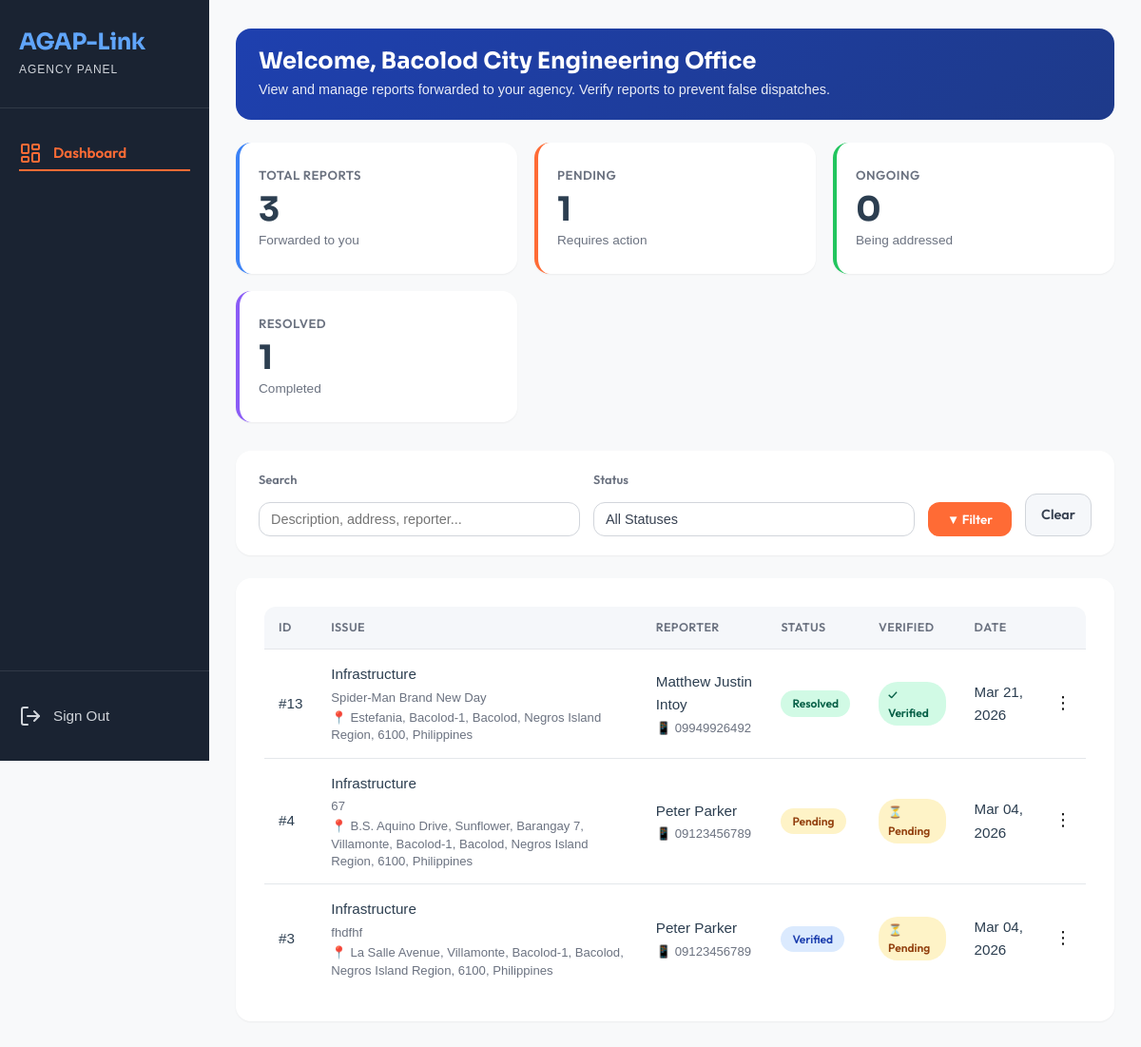
/view/lgu_module/agency_dashboard.php (signed in), run on an earlier commit of the app's database.
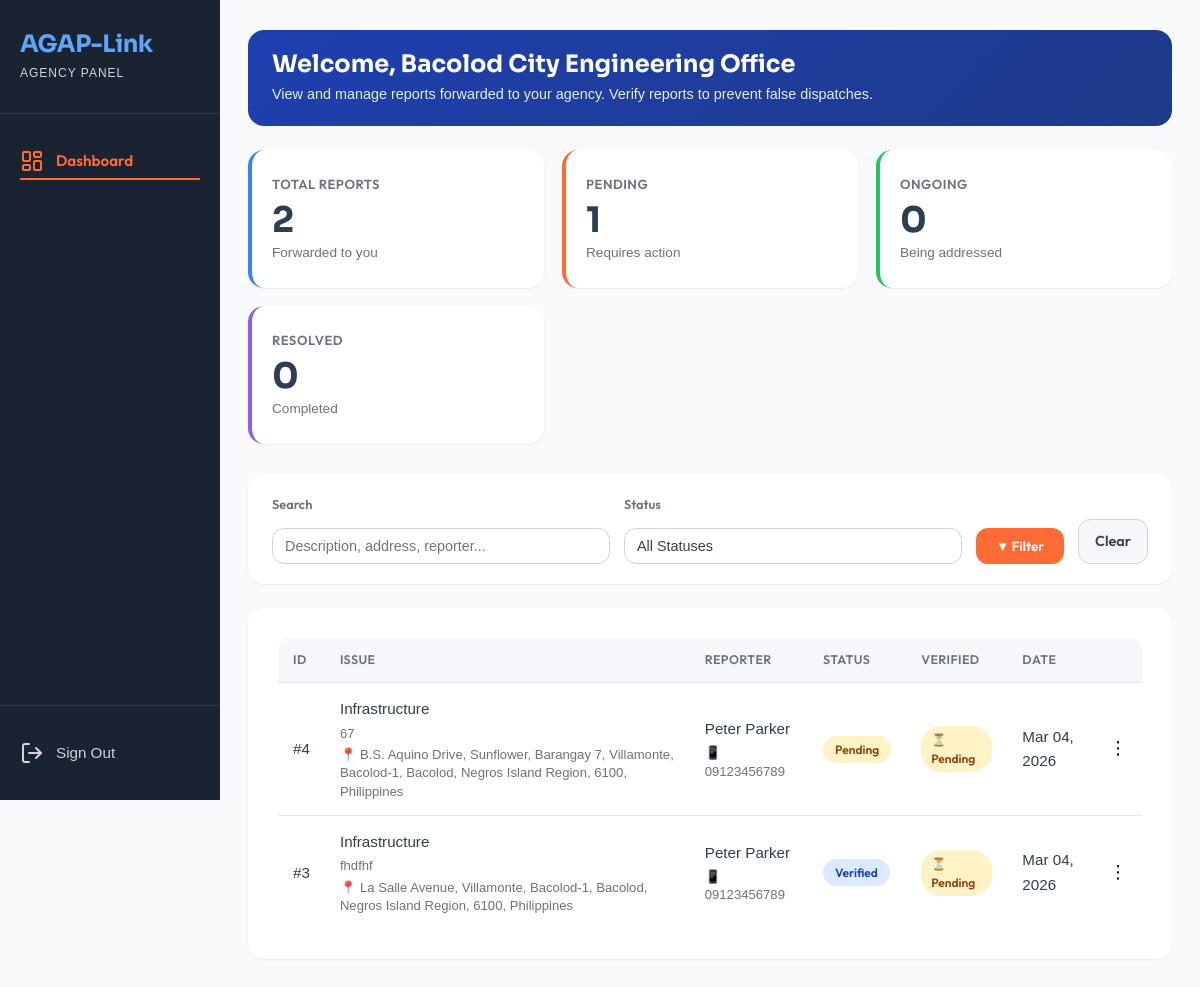
And on a later commit of the database.
### tables this page shows
CREATE TABLE `reports` (
  `report_id` int(11) NOT NULL,
  `user_id` int(11) NOT NULL,
  `category_id` int(11) NOT NULL,
  `assigned_agency_id` int(11) DEFAULT NULL,
  `description` text NOT NULL,
  `address` varchar(255) NOT NULL,
  `photo_path` varchar(255) DEFAULT NULL,
  `gps_lat` decimal(10,8) DEFAULT NULL,
  `gps_long` decimal(11,8) DEFAULT NULL,
  `status` enum('Pending','Verified','Forwarded','Ongoing','Resolved') DEFAULT 'Pending',
  `priority` enum('Low','Medium','Critical') DEFAULT 'Low',
  `created_at` timestamp NOT NULL DEFAULT current_timestamp(),
  `updated_at` timestamp NOT NULL DEFAULT current_timestamp() ON UPDATE current_timestamp(),
  `is_archived` tinyint(1) NOT NULL DEFAULT 0 COMMENT '0 = active, 1 = archived (soft-deleted)',
  `archived_at` datetime DEFAULT NULL,
  `is_verified` tinyint(1) NOT NULL DEFAULT 0,
  `agency_verified_at` datetime DEFAULT NULL
);

CREATE TABLE `categories` (
  `category_id` int(11) NOT NULL,
  `name` varchar(50) NOT NULL,
  `description` text DEFAULT NULL,
  `created_at` timestamp NOT NULL DEFAULT current_timestamp()
);

CREATE TABLE `users` (
  `user_id` int(11) NOT NULL,
  `first_name` varchar(100) NOT NULL,
  `middle_initial` varchar(5) DEFAULT NULL,
  `last_name` varchar(100) NOT NULL,
  `email` varchar(255) NOT NULL,
  `phone_number` varchar(20) NOT NULL,
  `password_hash` varchar(255) NOT NULL,
  `created_at` datetime NOT NULL DEFAULT current_timestamp(),
  `last_login` datetime DEFAULT NULL
);

### model/Report.php (called while the page is built, shortened)
<?php
require_once dirname(__DIR__) . '/config/agaplinkdb.php';
class Report
{
    private $conn;
    public function __construct()
    {
        global $conn;
        $this->conn = $conn;
    }
    public function getAgencyReports(int $agency_id, $filterStatus = '', $filterSearch = '')
    {
        $sql = "SELECT r.*, c.name AS category_name,
                       CONCAT(u.first_name, ' ', IFNULL(CONCAT(u.middle_initial, '. '), ''), u.last_name) AS reporter_name,
                       u.phone_number AS reporter_phone
                FROM reports r
                LEFT JOIN categories c ON r.category_id = c.category_id
                LEFT JOIN users      u ON r.user_id = u.user_id
                WHERE r.assigned_agency_id = ? AND (r.is_archived = 0 OR r.is_archived IS NULL)";
        $params = [$agency_id];
        $sql .= " ORDER BY r.created_at DESC";
        $stmt = $this->conn->prepare($sql);
        $stmt->execute($params);
        return $stmt->fetchAll(PDO::FETCH_ASSOC);
    }
}

### view/lgu_module/agency_dashboard.php (the view, shortened to what this page needs)
<?php
require_once MODEL_PATH . 'Report.php';
$agency_id      = $_SESSION['agency_id'];
$agency_name    = $_SESSION['agency_name'];
$filterStatus = $_GET['status'] ?? '';
$filterSearch  = trim($_GET['search'] ?? '');
$reportModel = new Report();
$agencyReports = $reportModel->getAgencyReports($agency_id, $filterStatus, $filterSearch);
$hasReports   = !empty($agencyReports);
?>
<!DOCTYPE html>
<html lang="en">
<head>
    <link rel="stylesheet" href="<?= ASSET_URL ?>/css/agency_module/agency_module.css">
</head>
<body data-base-url="<?= BASE_URL ?>">
    <div class="dashboard-container">
        <aside class="sidebar">
            <div class="sidebar-header">
                <h1 class="logo" style="color: #60a5fa;">AGAP-Link</h1>
                <p class="user-panel-label">AGENCY PANEL</p>
            </div>
            <nav class="sidebar-nav">
                <a href="<?= BASE_URL ?>/view/lgu_module/agency_dashboard.php" class="nav-item active">
                    <span class="nav-icon"><i data-lucide="layout-dashboard"></i></span>
                    <span>Dashboard</span>
                </a>
            </nav>
            <div class="sidebar-footer">
                <a href="<?= BASE_URL ?>/view/auth/logout.php" class="nav-item logout">
                    <span class="nav-icon"><i data-lucide="log-out"></i></span>
                    <span>Sign Out</span>
                </a>
            </div>
        </aside>
        <main class="main-content page-transition">
            <div class="agency-header">
                <h1>Welcome, <?= htmlspecialchars($agency_name) ?></h1>
                <p>View and manage reports forwarded to your agency. Verify reports to prevent false dispatches.</p>
            </div>
            <div class="stats-grid">
                <?php
                $totalReports   = count($agencyReports);
                $pendingCount   = count(array_filter($agencyReports, fn($r) => $r['status'] === 'Pending'));
                $ongoingCount   = count(array_filter($agencyReports, fn($r) => $r['status'] === 'Ongoing'));
                $resolvedCount  = count(array_filter($agencyReports, fn($r) => $r['status'] === 'Resolved'));
                ?>
                <div class="stat-card stat-card-blue">
                    <div class="stat-label">Total Reports</div>
                    <div class="stat-value"><?= $totalReports ?></div>
                    <div class="stat-sublabel">Forwarded to you</div>
                </div>
                <div class="stat-card stat-card-orange">
                    <div class="stat-label">Pending</div>
                    <div class="stat-value"><?= $pendingCount ?></div>
                    <div class="stat-sublabel">Requires action</div>
                </div>
                <div class="stat-card stat-card-green">
                    <div class="stat-label">Ongoing</div>
                    <div class="stat-value"><?= $ongoingCount ?></div>
                    <div class="stat-sublabel">Being addressed</div>
                </div>
                <div class="stat-card stat-card-purple">
                    <div class="stat-label">Resolved</div>
                    <div class="stat-value"><?= $resolvedCount ?></div>
                    <div class="stat-sublabel">Completed</div>
                </div>
            </div>
            <form method="GET" action="">
                <div class="filter-bar">
                    <div class="form-group">
                        <label for="search">Search</label>
                        <input type="text" id="search" name="search"
                               placeholder="Description, address, reporter..."
                               value="<?= htmlspecialchars($filterSearch) ?>">
                    </div>
                    <div class="form-group">
                        <label for="status">Status</label>
                        <select name="status" id="status">
                            <option value="">All Statuses</option>
                        </select>
                    </div>
                    <button type="submit" class="btn-filter-apply">▼ Filter</button>
                    <a href="<?= BASE_URL ?>/view/lgu_module/agency_dashboard.php" class="btn-clear">Clear</a>
                </div>
            </form>
            <section class="reports-section">
                <?php if (!$hasReports): ?>
                    <div class="empty-state">
                        <div class="empty-icon">📋</div>
                        <p class="empty-message">No reports found<?= ($filterStatus || $filterSearch) ? ' matching your filters.' : ' forwarded to your agency yet.' ?></p>
                    </div>
                <?php else: ?>
                    <div class="table-wrapper">
                        <table class="reports-table">
                            <thead>
                                <tr>
                                    <th>ID</th>
                                    <th>Issue</th>
                                    <th>Reporter</th>
                                    <th>Status</th>
                                    <th>Verified</th>
                                    <th>Date</th>
                                    <th></th>
                                </tr>
                            </thead>
                            <tbody>
                                <?php foreach ($agencyReports as $report): ?>
                                <tr>
                                    <td>#<?= htmlspecialchars($report['report_id']) ?></td>
                                    <td>
                                        <?= htmlspecialchars($report['category_name'] ?? 'General') ?>
                                        <span class="report-cell-sub">
                                            <?= htmlspecialchars(mb_strimwidth($report['description'] ?? '', 0, 60, '…')) ?>
                                        </span>
                                        <span class="report-cell-sub" style="color: #6b7280;">
                                            📍 <?= htmlspecialchars($report['address'] ?? 'No address') ?>
                                        </span>
                                    </td>
                                    <td>
                                        <?= htmlspecialchars($report['reporter_name'] ?? 'N/A') ?>
                                        <span class="report-cell-sub">
                                            📱 <?= htmlspecialchars($report['reporter_phone'] ?? 'N/A') ?>
                                        </span>
                                    </td>
                                    <td>
                                        <?php
                                        $status = strtolower($report['status']);
                                        $statusClass = match ($status) {
                                            'pending'   => 'status-pending',
                                            'ongoing'   => 'status-ongoing',
                                            'verified'  => 'status-verified',
                                            'forwarded' => 'status-forwarded',
                                            'resolved'  => 'status-resolved',
                                            default     => 'status-pending'
                                        };
                                        ?>
                                        <span class="<?= $statusClass ?>"><?= ucfirst($status) ?></span>
                                    </td>
                                    <td>
                                        <?php if ($report['is_verified']): ?>
                                            <span class="verify-badge verify-confirmed">✓ Verified</span>
                                        <?php else: ?>
                                            <span class="verify-badge verify-pending">⏳ Pending</span>
                                        <?php endif; ?>
                                    </td>
                                    <td><?= date('M d, Y', strtotime($report['created_at'])) ?></td>
                                    <td class="action-cell">
                                        <div class="meatballs-container">
                                            <button type="button" class="meatballs-btn">⋮</button>
                                        </div>
                                    </td>
                                </tr>
                                <?php endforeach; ?>
                            </tbody>
                        </table>
                    </div>
                <?php endif; ?>
            </section>
        </main>
    </div>
</body>
</html>

### assets/css/user_module/user_module.css (style rules this page uses)
html, body { width: 100%; overflow-x: hidden; }
* { margin: 0; padding: 0; box-sizing: border-box; }
body { font-family: var(--font-primary); background-color: var(--color-light); color: var(--color-gray-800); line-height: 1.6; }
.dashboard-container { display: flex; min-height: 100vh; }
.sidebar { width: 250px; background-color: var(--color-dark); color: var(--color-white); display: flex; flex-direction: column; position: fixed; top: 0; left: 0; height: 100vh; transition: width 0.3s ease; flex-shrink: 0; z-index: 100; }
.sidebar-header { padding: 30px 20px; border-bottom: 1px solid rgba(255, 255, 255, 0.1); }
.logo { font-size: 1.5rem; font-weight: 700; color: var(--color-primary); margin-bottom: 5px; font-family: var(--font-display); }
.user-panel-label { font-size: 0.75rem; color: var(--color-gray-300); letter-spacing: 1px; }
.sidebar-nav { flex: 1; padding: 20px 0; position: relative; }
.nav-icon { margin-right: 12px; font-size: 1.2rem; }
.sidebar-footer { border-top: 1px solid rgba(255, 255, 255, 0.1); padding: 20px 0; }
.logout { color: var(--color-gray-300); }
.main-content { flex: 1; padding: 30px; min-height: 100vh; }
.stats-grid { display: grid; grid-template-columns: repeat(auto-fit, minmax(250px, 1fr)); gap: 20px; margin-bottom: 40px; }
.stat-card { background: var(--color-white); padding: 20px; border-radius: var(--radius-lg); box-shadow: var(--shadow-sm); border-left: 4px solid; transition: all var(--transition-fast); }
.stat-card-blue { border-left-color: #3b82f6; }
.stat-card-green { border-left-color: var(--color-success); }
.stat-card-orange { border-left-color: var(--color-primary); }
.stat-label { font-size: 0.9rem; color: var(--color-gray-600); margin-bottom: 10px; font-weight: 600; }
.stat-value { font-size: 2.2rem; font-weight: 700; color: var(--color-secondary); margin-bottom: 5px; font-family: var(--font-display); }
.stat-sublabel { font-size: 0.85rem; color: var(--color-gray-600); }
.status-pending { background-color: #fef3c7; color: #92400e; }
.status-verified { background-color: #dbeafe; color: #1e40af; }
.form-group { display: flex; flex-direction: column; gap: 8px; }
@media (min-width: 769px) and (max-width: 1279px) { .sidebar { width: 220px; } }
@media (min-width: 769px) and (max-width: 1279px) { .main-content { margin-left: 220px; padding: 35px 30px; } }
@media (min-width: 769px) and (max-width: 1279px) { .stats-grid { grid-template-columns: repeat(3, 1fr); } }
.page-transition { opacity: 0; transform: translateY(10px); animation: pageFadeIn 1s ease forwards; }
.nav-item { position: relative; display: flex; align-items: center; padding: 15px 20px; font-size: 0.95rem; color: var(--color-gray-300); text-decoration: none; overflow: hidden; border-radius: 8px; z-index: 1; transition: color 0.45s ease, transform 0.25s ease; }
.nav-item::before { content: ""; position: absolute; bottom: 8px; left: 20px; height: 2px; width: calc(100% - 40px); background: var(--color-primary); transform: scaleX(0); transform-origin: left; transition: transform 0.6s cubic-bezier(0.4, 0, 0.2, 1); }
.nav-item.active { color: var(--color-primary); font-weight: 600; }
.nav-item.active::before { transform: scaleX(1); }
.nav-item.logout { color: var(--color-gray-300); }
.nav-item.logout::before { background: #ef4444; }
.sidebar { overflow-y: auto; scroll-behavior: smooth; }
.status-resolved { background-color: #d1fae5; color: #065f46; }

What changed in the data, as far as the page shows it:
removed reports: report_id "13", category.name "Infrastructure", description "Spider-Man Brand New Day", address "Estefania, Bacolod-1, Bacolod, Negros Island Region, 6100, Philippines", reporter_name "Matthew Justin Intoy", user.phone_number "09949926492", status "Resolved", is_verified "✓ Verified", created_at "Mar 21, 2026"
Also different on the page:
$totalReports: "3" → "2"
$resolvedCount: "1" → "0"
